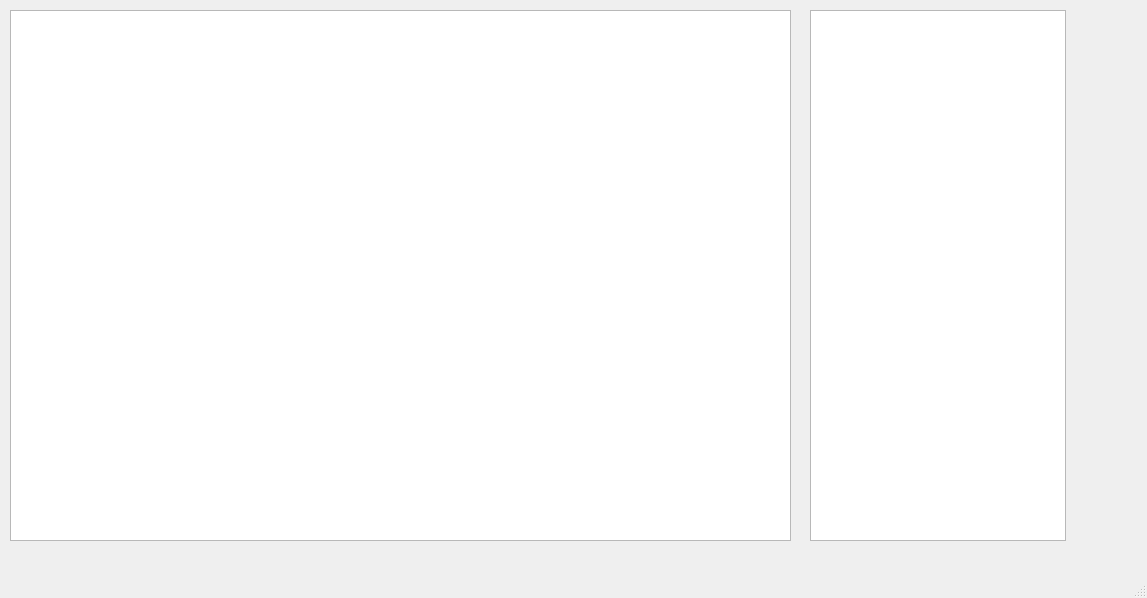
<?xml version="1.0" encoding="UTF-8"?>
<ui version="4.0">
 <class>EditorWindow</class>
 <widget class="QMainWindow" name="EditorWindow">
  <property name="geometry">
   <rect>
    <x>0</x>
    <y>0</y>
    <width>1147</width>
    <height>598</height>
   </rect>
  </property>
  <property name="windowTitle">
   <string>MainWindow</string>
  </property>
  <widget class="QWidget" name="centralwidget">
   <widget class="QTextEdit" name="textEdit">
    <property name="geometry">
     <rect>
      <x>10</x>
      <y>10</y>
      <width>781</width>
      <height>531</height>
     </rect>
    </property>
    <property name="sizePolicy">
     <sizepolicy hsizetype="Expanding" vsizetype="Expanding">
      <horstretch>0</horstretch>
      <verstretch>0</verstretch>
     </sizepolicy>
    </property>
   </widget>
   <widget class="QTableView" name="tableView">
    <property name="geometry">
     <rect>
      <x>810</x>
      <y>10</y>
      <width>256</width>
      <height>531</height>
     </rect>
    </property>
   </widget>
  </widget>
  <widget class="QMenuBar" name="menubar">
   <property name="geometry">
    <rect>
     <x>0</x>
     <y>0</y>
     <width>1147</width>
     <height>21</height>
    </rect>
   </property>
  </widget>
  <widget class="QStatusBar" name="statusbar"/>
  <action name="actionSave">
   <property name="text">
    <string>Save</string>
   </property>
  </action>
 </widget>
 <resources/>
 <connections/>
 <slots>
  <slot>onSaveFile()</slot>
 </slots>
</ui>
